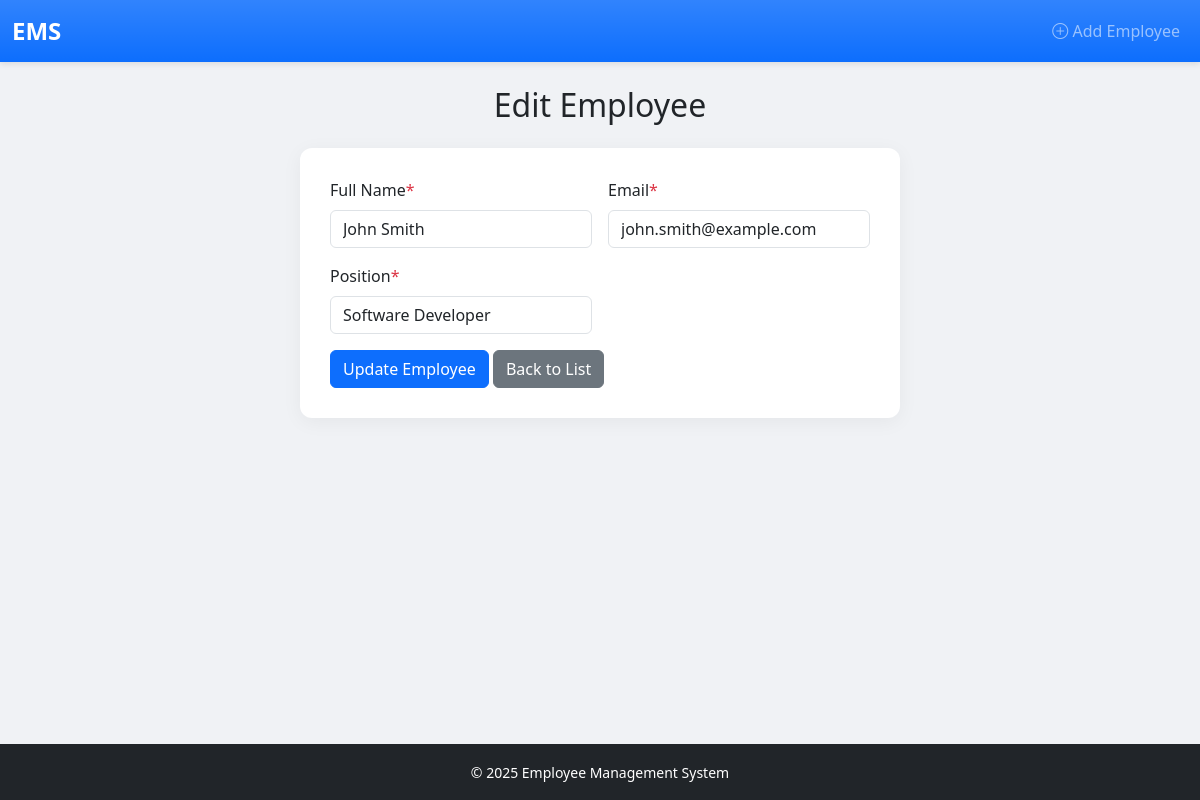
The page /edit.php?id=1 on the database its author committed.
### tables this page shows
CREATE TABLE `employees` (
  `id` int(11) NOT NULL,
  `name` varchar(100) NOT NULL,
  `email` varchar(100) NOT NULL,
  `position` varchar(100) NOT NULL,
  `created_at` timestamp NOT NULL DEFAULT current_timestamp()
);

### edit.php (the view, shortened to what this page needs)
<?php
require_once 'config/db.php';
include 'includes/header.php';
$id = $_GET['id'] ?? null;
$stmt = $pdo->prepare("SELECT * FROM employees WHERE id = :id");
$stmt->execute([':id' => $id]);
$employee = $stmt->fetch();
?>
<h2 class="text-center mb-4">Edit Employee</h2>
<div class="card-form">
    <form method="POST" class="row g-3">
        <div class="col-md-6">
            <label for="name" class="form-label">Full Name<span class="text-danger">*</span></label>
            <input type="text" name="name" class="form-control" value="<?= htmlspecialchars($employee['name']) ?>" required>
        </div>
        <div class="col-md-6">
            <label for="email" class="form-label">Email<span class="text-danger">*</span></label>
            <input type="email" name="email" class="form-control" value="<?= htmlspecialchars($employee['email']) ?>" required>
        </div>
        <div class="col-md-6">
            <label for="position" class="form-label">Position<span class="text-danger">*</span></label>
            <input type="text" name="position" class="form-control" value="<?= htmlspecialchars($employee['position']) ?>" required>
        </div>
        <div class="col-12">
            <button type="submit" class="btn btn-primary">Update Employee</button>
            <a href="index.php" class="btn btn-secondary">Back to List</a>
        </div>
    </form>
</div>
<?php include 'includes/footer.php'; ?>

### assets/css/style.css (style rules this page uses)
body { background: #f0f2f5; font-family: 'Segoe UI', Tahoma, Geneva, Verdana, sans-serif; min-height: 100vh; display: flex; flex-direction: column; }
.card-form { max-width: 600px; margin: 0 auto; background: #fff; padding: 30px; border-radius: 12px; box-shadow: 0 4px 20px rgba(0, 0, 0, 0.05); }
.btn { min-width: 100px; }

### rows shown on the page
employees: name "John Smith", email "john.smith@example.com", position "Software Developer"
